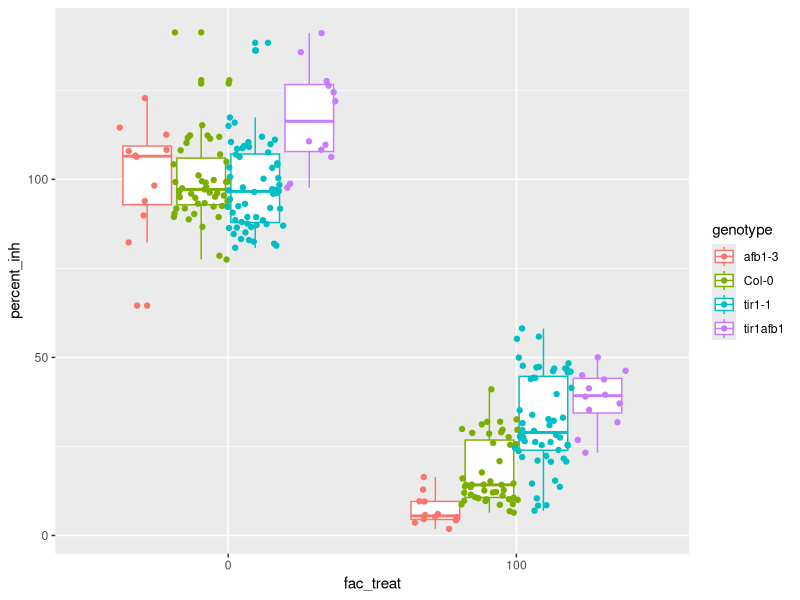

R code for this plot:
## ---- chunk 1
library(tidyverse)
library(readxl)
## ---- chunk 2
root_growth_inh_0 <- read_xlsx("data/elife-54740-fig1-figsupp3-data1-v2_data-only_tir1afb1.xlsx", sheet = "Primary Root Growth Inh EtOH", skip = 1)
root_growth_inh_20 <- read_xlsx("data/elife-54740-fig1-figsupp3-data1-v2_data-only_tir1afb1.xlsx", sheet = "Primary Root Growth Inh 20 nM", skip = 1)
root_growth_inh_100 <- read_xlsx("data/elife-54740-fig1-figsupp3-data1-v2_data-only_tir1afb1.xlsx", sheet = "Primary Root Growth Inh 100 nM", skip = 1)
root_growth_inh_500 <- read_xlsx("data/elife-54740-fig1-figsupp3-data1-v2_data-only_tir1afb1.xlsx", sheet = "Primary Root Growth Inh 500 nM", skip = 1)

root_growth_plonger <- function(data){
  data |> 
  pivot_longer(cols = -line, 
               names_to = "genotype", 
               values_to = "root_growth_mm") %>%
  mutate(batch = str_extract(genotype, "\\s(.*)$")) %>%
  mutate(batch = str_remove_all(batch, "\\s")) %>%
  mutate(genotype = str_remove(genotype, "\\s.*")) %>%
  mutate(batch = if_else(is.na(batch), "a", batch)) %>%
  na.omit()
}
root_growth_inh_0 <- root_growth_plonger(root_growth_inh_0)
root_growth_inh_0$treatment <- 0

root_growth_inh_20 <- root_growth_plonger(root_growth_inh_20)
root_growth_inh_20$treatment <- 20

root_growth_inh_100 <- root_growth_plonger(root_growth_inh_100)
root_growth_inh_100$treatment <- 100

root_growth_inh_500 <- root_growth_plonger(root_growth_inh_500)
root_growth_inh_500$treatment <- 500

root_growth_inh <- bind_rows(root_growth_inh_0, 
                             root_growth_inh_20, 
                             root_growth_inh_100, 
                             root_growth_inh_500)

root_growth_inh %>% group_by(batch) %>% 
  mutate(percent_inh = root_growth_mm / 
           mean(root_growth_mm[genotype == "Col-0" & treatment == 0]) * 100) ->
  root_growth_inh
## ---- chunk 3
root_growth_inh_aov <- aov(percent_inh ~ genotype*treatment + batch, data = root_growth_inh)
summary(root_growth_inh_aov)

root_growth_inh$fac_treat <- as.factor(root_growth_inh$treatment)
root_growth_inh_aov <- aov(percent_inh ~ genotype*fac_treat + batch, data = root_growth_inh)
summary(root_growth_inh_aov)
root_growth_inh_aov.HSD <- broom::tidy(TukeyHSD(root_growth_inh_aov))
root_growth_inh_aov.HSD[which(root_growth_inh_aov.HSD$adj.p.value < 0.05),]
## ---- chunk 4
root_growth_inh %>% filter(genotype != "tir1-10") %>%
  filter(treatment %in% c(0,100)) %>%
  mutate(TIR1 = !str_detect(genotype, "tir1"), 
                            AFB1 = !str_detect(genotype, "afb1")) ->
  root_growth_inh
## ---- chunk 5
root_growth_inh.int <- aov(percent_inh ~ TIR1*AFB1*treatment, data = root_growth_inh)
summary(root_growth_inh.int)
## ---- chunk 6
root_growth_inh.int <- aov(percent_inh ~ TIR1*AFB1*fac_treat, data = root_growth_inh)
summary(root_growth_inh.int)
## ---- chunk 7
ggplot(data = root_growth_inh, aes(x = fac_treat, y = percent_inh, color = genotype)) + 
  geom_boxplot() + geom_point(position = position_jitterdodge(jitter.width = 0.2))
## ---- chunk 8
root_growth_inh0.int <- aov(percent_inh ~ TIR1*AFB1, data = filter(root_growth_inh, treatment == 0))
summary(root_growth_inh0.int)
## ---- chunk 9
root_growth_inh100.int <- aov(percent_inh ~ TIR1*AFB1, data = filter(root_growth_inh, treatment == 100))
summary(root_growth_inh100.int)
